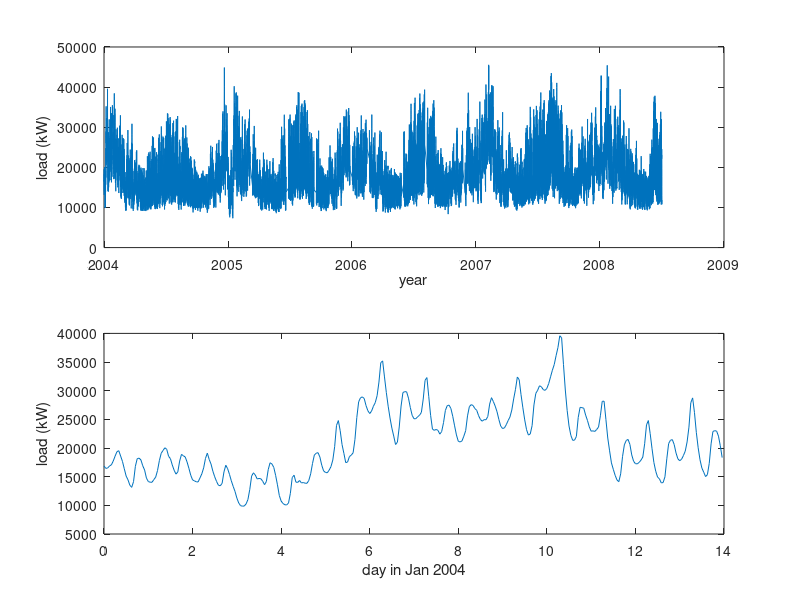

This chart was generated by the following MATLAB code:
% script to plot gefcom on different scales
load('gefcom.mat')
figure()
subplot(2,1,1);
plot(2004+(times-min(times))/365,loads(:,1))
ylabel('load (kW)'); xlabel('year');
subplot(2,1,2);
% plot on local scale
plot((times(1:24*14)-min(times)),loads(1:24*14,1))
ylabel('load (kW)'); xlabel('day in Jan 2004');